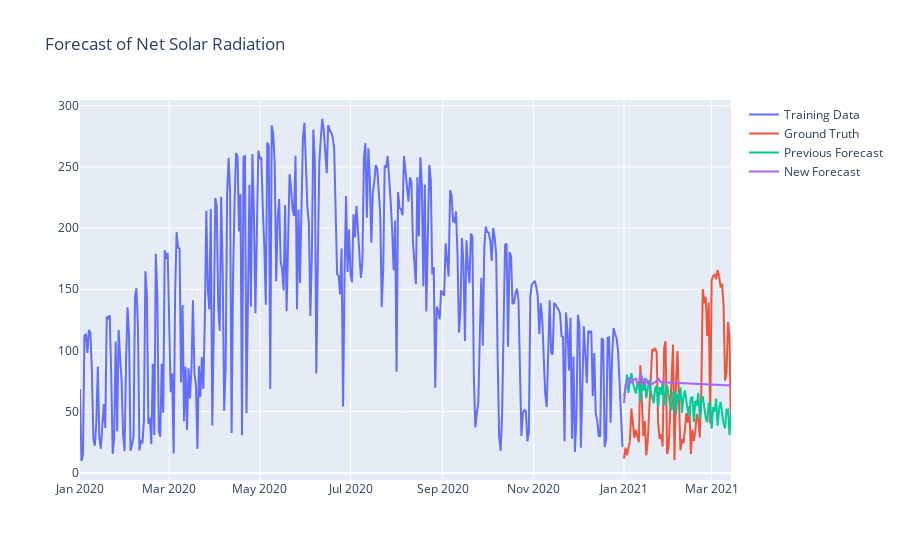

Notebook code cell kept with this figure:
### Code cell
sarima_forecast(train_d_1d, val_d['Bondville_IL'].netsolar, df_arima_pred['predict_sarimax1'],
               df_arima_pred['predict_sarimax2'])
